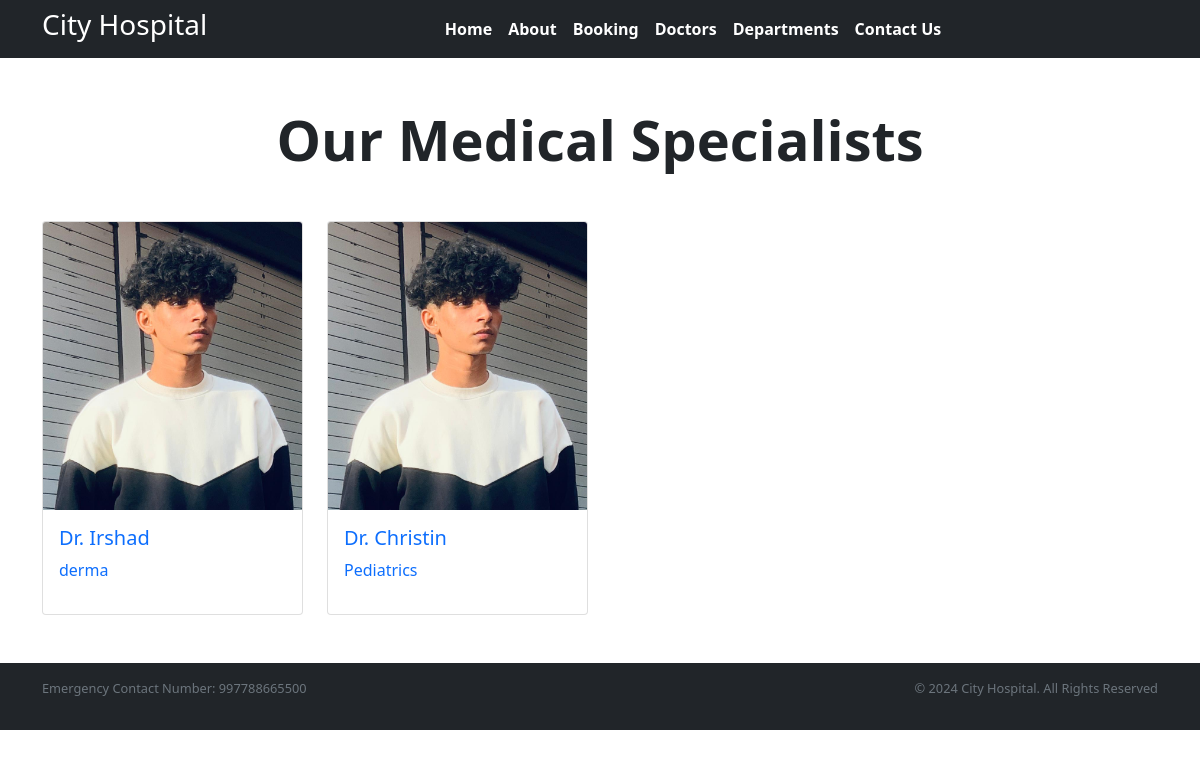
/Doctors/, run on an earlier commit of the app's database.
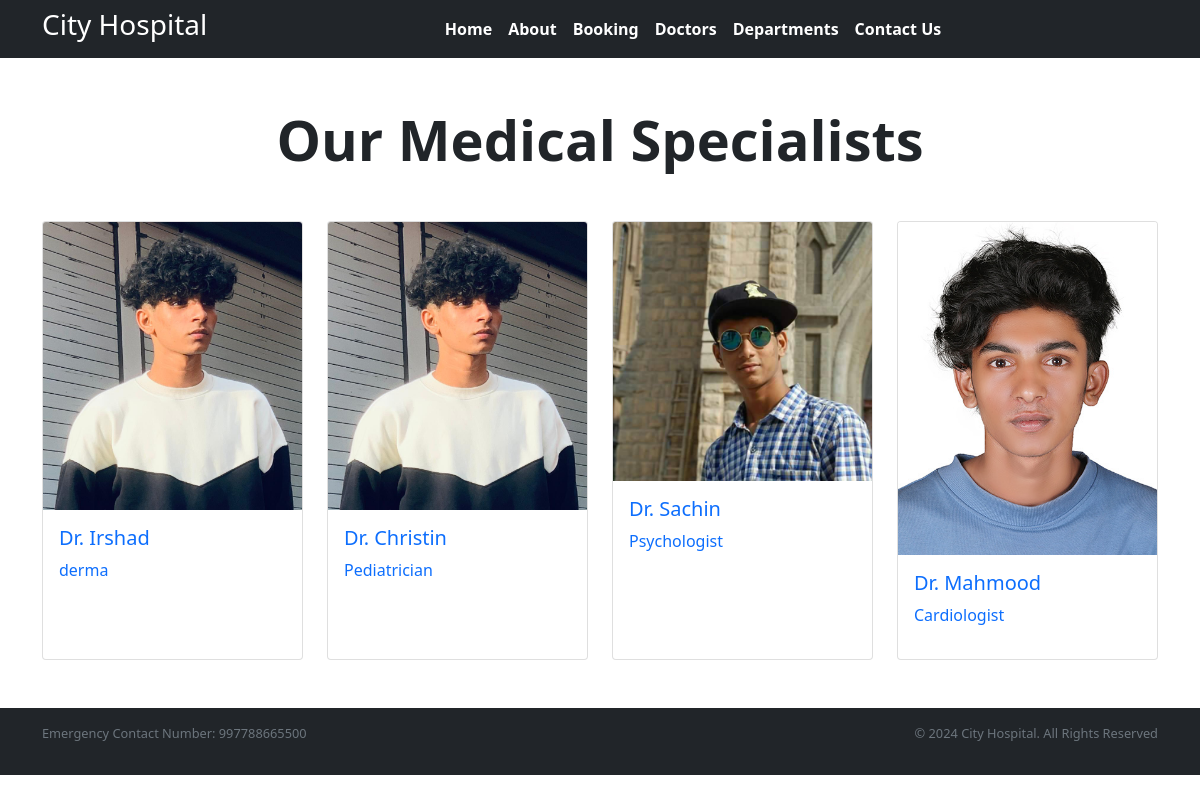
And on a later commit of the database.
### home/models.py (models this page shows, shortened)
class Doctors(models.Model):
    name = models.CharField(max_length=100)
    specialization = models.CharField(max_length=100)
    department = models.CharField(max_length=100)
    image = models.ImageField(upload_to='doctors/', null=True, blank=True)

### home/views.py (the view)
# urls.py: path('Doctors/', views.doctors_view, name='Doctors'),
def doctors_view(request):
    doctors = Doctors.objects.all()
    return render(request, 'doctors.html', {'doctors': doctors})

### templates/doctors.html (shortened to what this page needs)
{% extends "Base.html" %}
{% load static %}
{% block Content %}
<div class="container py-5">
    <h1 class="text-center mb-5 display-4 fw-bold">Our Medical Specialists</h1>
    <div class="row row-cols-1 row-cols-md-2 row-cols-lg-3 row-cols-xl-4 g-4">
        {% for doctor in doctors %}
        <div class="col">
            <a href="{% url 'book_doctor' doctor.id %}" style="text-decoration: none;">
                <div class="card h-100">
                    <img src="{% if doctor.image %}{{ doctor.image.url }}{% else %}{% static 'images/default-doctor.jpg' %}{% endif %}"
                         class="card-img-top"
                         alt="Dr. {{ doctor.name }}">
                    <div class="card-body">
                        <h5 class="card-title">Dr. {{ doctor.name }}</h5>
                        <p class="card-text">{{ doctor.specialization }}</p>
                    </div>
                </div>
            </a>
        </div>
        {% endfor %}
    </div>
</div>
{% endblock %}

### templates/Base.html (shortened to what this page needs)
{% load static %}
<!DOCTYPE html>
<html>
<head>
  <link rel="stylesheet" href="https://cdn.jsdelivr.net/npm/bootstrap@5.1.3/dist/css/bootstrap.min.css">
  <link rel="stylesheet" href="https://use.fontawesome.com/releases/v5.2.0/css/all.css">
  <link rel="stylesheet" href="{% static 'css/style.css'%}">
</head>
<body >
  <nav class="navbar navbar-expand-md navbar-dark bg-dark">
    <div class="container">
      <div class="col-12 col-md-2 text-left pl-md-0">
        <h3 class="text-white">City Hospital</h3>
      </div>
      <div class="collapse navbar-collapse justify-content-center col-md-8" id="navbarNav">
        <ul class="navbar-nav justify-content-center fw-bold">
          <li class="nav-item active">
            <a class="nav-link text-white" href="{% url 'index' %}">Home</a>
          </li>
          <li class="nav-item">
            <a class="nav-link text-white" href="{% url 'About' %}">About</a>
          </li>
          <li class="nav-item">
            <a class="nav-link text-white" href="{% url 'Booking' %}">Booking</a>
          </li>
          <li class="nav-item">
            <a class="nav-link text-white" href="{% url 'Doctors' %}">Doctors</a>
          </li>
          <li class="nav-item">
            <a class="nav-link text-white" href="{% url 'Department' %}">Departments</a>
          </li>
          <li class="nav-item">
            <a class="nav-link text-white" href="{% url 'contact' %}">Contact Us</a>
          </li>
        </ul>
      </div>
    </div>
  </nav>
  {% block Content %}
  {% endblock %}
  <section class="footer-mt-13">
    <footer class="pt-3 pb-3 bg-dark text-light">
      <div class="container">
        <div class="row align-items-center">
          <div class="col-12 col-md-8">
            <p class="small text-muted">Emergency Contact Number: 997788665500</p>
          </div>
          <div class="col-12 col-md-4 text-center text-md-end">
            <p class="small text-muted">© 2024 City Hospital. All Rights Reserved</p>
          </div>
        </div>
      </div>
    </footer>
  </section>
</body>
 </html>

### templates/Base.html (style rules this page uses)
.small { font-size: 0.8rem; }

What changed in the data, as far as the page shows it:
changed Doctors "Christin": specialization "Pediatrics" → "Pediatrician"
added Doctors: image (picture), name "Sachin", specialization "Psychologist"
added Doctors: image (picture), name "Mahmood", specialization "Cardiologist"
